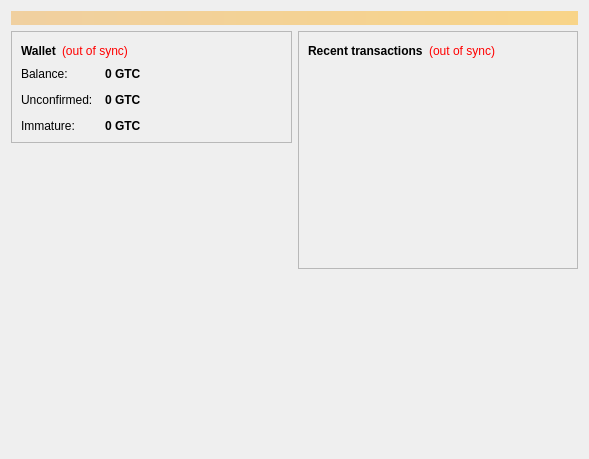
<?xml version="1.0" encoding="UTF-8"?>
<ui version="4.0">
 <class>OverviewPage</class>
 <widget class="QWidget" name="OverviewPage">
  <property name="geometry">
   <rect>
    <x>0</x>
    <y>0</y>
    <width>589</width>
    <height>459</height>
   </rect>
  </property>
  <property name="windowTitle">
   <string>Form</string>
  </property>
  <layout class="QVBoxLayout" name="topLayout">
   <item>
    <widget class="QLabel" name="labelAlerts">
     <property name="visible">
      <bool>false</bool>
     </property>
     <property name="styleSheet">
      <string notr="true">background-color: qlineargradient(x1: 0, y1: 0, x2: 1, y2: 0, stop:0 #F0D0A0, stop:1 #F8D488); color:#000000;</string>
     </property>
     <property name="wordWrap">
      <bool>true</bool>
     </property>
     <property name="margin">
      <number>3</number>
     </property>
    </widget>
   </item>
   <item>
    <layout class="QHBoxLayout" name="horizontalLayout" stretch="1,1">
     <item>
      <layout class="QVBoxLayout" name="verticalLayout_2">
       <item>
        <widget class="QFrame" name="frame">
         <property name="frameShape">
          <enum>QFrame::StyledPanel</enum>
         </property>
         <property name="frameShadow">
          <enum>QFrame::Raised</enum>
         </property>
         <layout class="QVBoxLayout" name="verticalLayout_4">
          <item>
           <layout class="QHBoxLayout" name="horizontalLayout_4">
            <item>
             <widget class="QLabel" name="label_5">
              <property name="font">
               <font>
                <weight>75</weight>
                <bold>true</bold>
               </font>
              </property>
              <property name="text">
               <string>Wallet</string>
              </property>
             </widget>
            </item>
            <item>
             <widget class="QLabel" name="labelWalletStatus">
              <property name="toolTip">
               <string>The displayed information may be out of date. Your wallet automatically synchronizes with the Guarantcoin network after a connection is established, but this process has not completed yet.</string>
              </property>
              <property name="styleSheet">
               <string notr="true">QLabel { color: red; }</string>
              </property>
              <property name="text">
               <string notr="true">(out of sync)</string>
              </property>
              <property name="alignment">
               <set>Qt::AlignLeading|Qt::AlignLeft|Qt::AlignVCenter</set>
              </property>
             </widget>
            </item>
            <item>
             <spacer name="horizontalSpacer_2">
              <property name="orientation">
               <enum>Qt::Horizontal</enum>
              </property>
              <property name="sizeHint" stdset="0">
               <size>
                <width>40</width>
                <height>20</height>
               </size>
              </property>
             </spacer>
            </item>
           </layout>
          </item>
          <item>
           <layout class="QFormLayout" name="formLayout_2">
            <property name="fieldGrowthPolicy">
             <enum>QFormLayout::AllNonFixedFieldsGrow</enum>
            </property>
            <property name="horizontalSpacing">
             <number>12</number>
            </property>
            <property name="verticalSpacing">
             <number>12</number>
            </property>
            <item row="0" column="0">
             <widget class="QLabel" name="label">
              <property name="text">
               <string>Balance:</string>
              </property>
             </widget>
            </item>
            <item row="0" column="1">
             <widget class="QLabel" name="labelBalance">
              <property name="font">
               <font>
                <weight>75</weight>
                <bold>true</bold>
               </font>
              </property>
              <property name="cursor">
               <cursorShape>IBeamCursor</cursorShape>
              </property>
              <property name="toolTip">
               <string>Your current balance</string>
              </property>
              <property name="text">
               <string notr="true">0 GTC</string>
              </property>
              <property name="textInteractionFlags">
               <set>Qt::LinksAccessibleByMouse|Qt::TextSelectableByKeyboard|Qt::TextSelectableByMouse</set>
              </property>
             </widget>
            </item>
            <item row="1" column="0">
             <widget class="QLabel" name="label_3">
              <property name="text">
               <string>Unconfirmed:</string>
              </property>
             </widget>
            </item>
            <item row="1" column="1">
             <widget class="QLabel" name="labelUnconfirmed">
              <property name="font">
               <font>
                <weight>75</weight>
                <bold>true</bold>
               </font>
              </property>
              <property name="cursor">
               <cursorShape>IBeamCursor</cursorShape>
              </property>
              <property name="toolTip">
               <string>Total of transactions that have yet to be confirmed, and do not yet count toward the current balance</string>
              </property>
              <property name="text">
               <string notr="true">0 GTC</string>
              </property>
              <property name="textInteractionFlags">
               <set>Qt::LinksAccessibleByMouse|Qt::TextSelectableByKeyboard|Qt::TextSelectableByMouse</set>
              </property>
             </widget>
            </item>
            <item row="2" column="0">
             <widget class="QLabel" name="labelImmatureText">
              <property name="text">
               <string>Immature:</string>
              </property>
             </widget>
            </item>
            <item row="2" column="1">
             <widget class="QLabel" name="labelImmature">
              <property name="font">
               <font>
                <weight>75</weight>
                <bold>true</bold>
               </font>
              </property>
              <property name="toolTip">
               <string>Mined balance that has not yet matured</string>
              </property>
              <property name="text">
               <string notr="true">0 GTC</string>
              </property>
              <property name="textInteractionFlags">
               <set>Qt::LinksAccessibleByMouse|Qt::TextSelectableByKeyboard|Qt::TextSelectableByMouse</set>
              </property>
             </widget>
            </item>
           </layout>
          </item>
         </layout>
        </widget>
       </item>
       <item>
        <widget class="QLabel" name="label_wallet_bgcoin">
         <property name="text">
          <string/>
         </property>
         <property name="pixmap">
          <pixmap resource="../bitcoin.qrc">:/images/wallet_bgcoin</pixmap>
         </property>
        </widget>
       </item>
       <item>
        <spacer name="verticalSpacer">
         <property name="orientation">
          <enum>Qt::Vertical</enum>
         </property>
         <property name="sizeHint" stdset="0">
          <size>
           <width>20</width>
           <height>40</height>
          </size>
         </property>
        </spacer>
       </item>
      </layout>
     </item>
     <item>
      <layout class="QVBoxLayout" name="verticalLayout_3">
       <item>
        <widget class="QFrame" name="frame_2">
         <property name="frameShape">
          <enum>QFrame::StyledPanel</enum>
         </property>
         <property name="frameShadow">
          <enum>QFrame::Raised</enum>
         </property>
         <layout class="QVBoxLayout" name="verticalLayout">
          <item>
           <layout class="QHBoxLayout" name="horizontalLayout_2">
            <item>
             <widget class="QLabel" name="label_4">
              <property name="text">
               <string>&lt;b&gt;Recent transactions&lt;/b&gt;</string>
              </property>
             </widget>
            </item>
            <item>
             <widget class="QLabel" name="labelTransactionsStatus">
              <property name="toolTip">
               <string>The displayed information may be out of date. Your wallet automatically synchronizes with the Guarantcoin network after a connection is established, but this process has not completed yet.</string>
              </property>
              <property name="styleSheet">
               <string notr="true">QLabel { color: red; }</string>
              </property>
              <property name="text">
               <string notr="true">(out of sync)</string>
              </property>
              <property name="alignment">
               <set>Qt::AlignRight|Qt::AlignTrailing|Qt::AlignVCenter</set>
              </property>
             </widget>
            </item>
            <item>
             <spacer name="horizontalSpacer">
              <property name="orientation">
               <enum>Qt::Horizontal</enum>
              </property>
              <property name="sizeHint" stdset="0">
               <size>
                <width>40</width>
                <height>20</height>
               </size>
              </property>
             </spacer>
            </item>
           </layout>
          </item>
          <item>
           <widget class="QListView" name="listTransactions">
            <property name="styleSheet">
             <string notr="true">QListView { background: transparent; }</string>
            </property>
            <property name="frameShape">
             <enum>QFrame::NoFrame</enum>
            </property>
            <property name="verticalScrollBarPolicy">
             <enum>Qt::ScrollBarAlwaysOff</enum>
            </property>
            <property name="horizontalScrollBarPolicy">
             <enum>Qt::ScrollBarAlwaysOff</enum>
            </property>
            <property name="selectionMode">
             <enum>QAbstractItemView::NoSelection</enum>
            </property>
           </widget>
          </item>
         </layout>
        </widget>
       </item>
       <item>
        <spacer name="verticalSpacer_2">
         <property name="orientation">
          <enum>Qt::Vertical</enum>
         </property>
         <property name="sizeHint" stdset="0">
          <size>
           <width>20</width>
           <height>40</height>
          </size>
         </property>
        </spacer>
       </item>
      </layout>
     </item>
    </layout>
   </item>
  </layout>
 </widget>
 <resources>
  <include location="../bitcoin.qrc"/>
 </resources>
 <connections/>
</ui>
